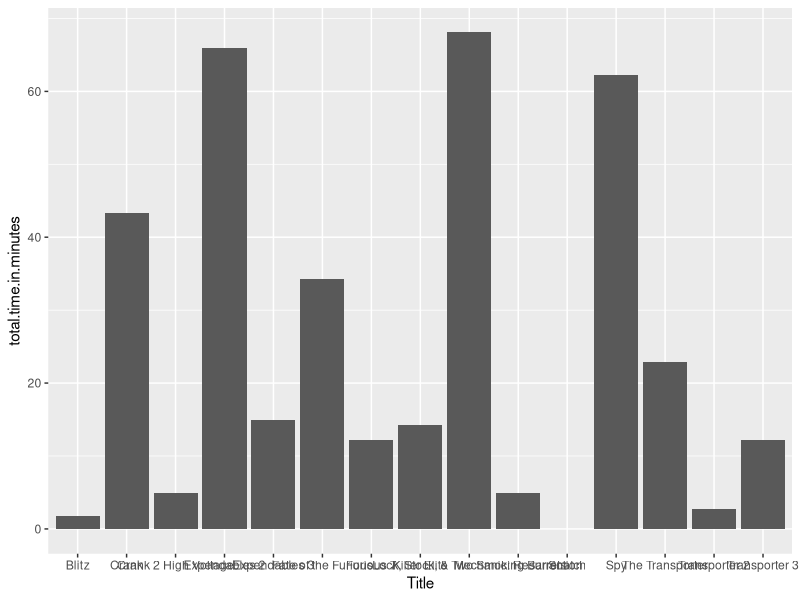
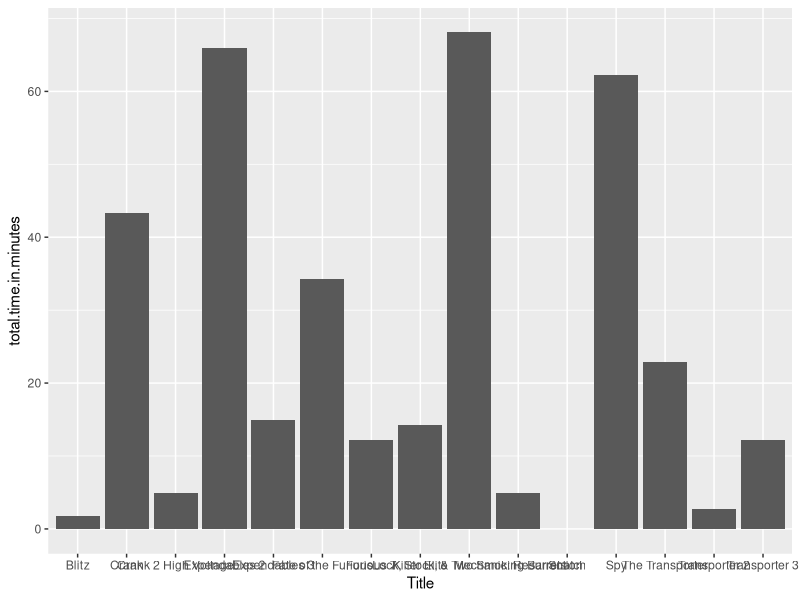
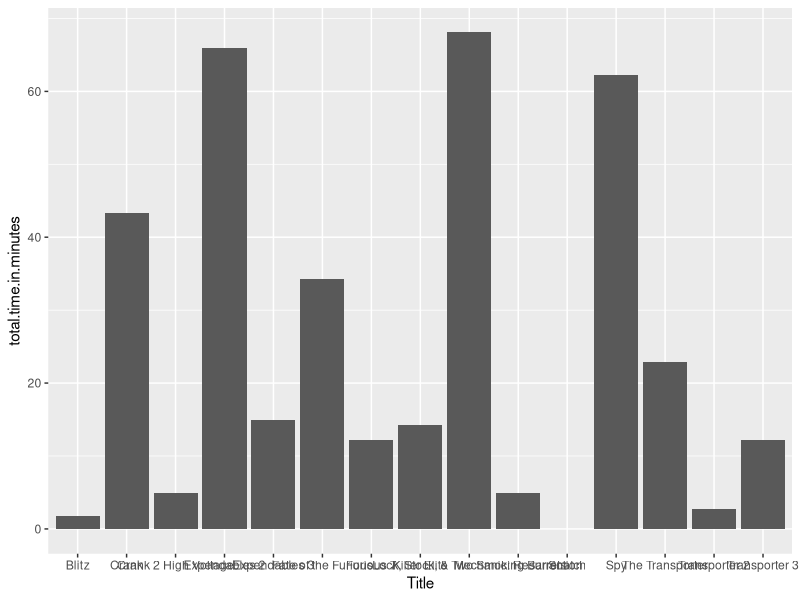

These figures' R source, in order:
## ---- chunk 1
knitr::opts_chunk$set(error = TRUE)
## ---- chunk 2

# Load required libraries

library(tidyverse)

## ---- chunk 3

# data comes from http://time.to.stathampun.ch/

punch <- read_csv("data/time_to_statham_punch.csv")
names(punch) <- make.names(names(punch), unique=TRUE)

## ---- chunk 4

ggplot(punch) +
  geom_col(aes(x=Title,y=total.time.in.minutes))

## ---- chunk 5

ggplot(punch) +
  geom_col(aes(x=Title,y=total.time.in.minutes))

## ---- chunk 6

ggplot(punch) +
  geom_col(aes(x=Title,y=total.time.in.minutes))

## ---- chunk 7

## ---- chunk 8

